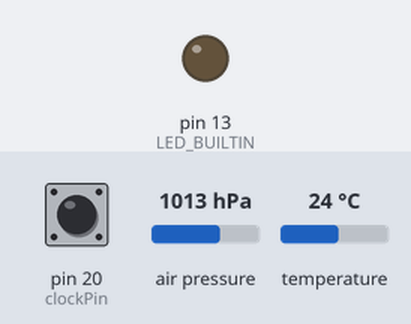
The sketch below on a simulated Arduino Mega 2560, built with avr-gcc and run on an emulated ATmega2560. Shown: output pins drawn as LEDs (lit = HIGH). Inputs (shaded band) come from the test bench; at power-on: pin 20 (clockPin) HIGH, air pressure 1013 hPa, temperature 24 °C. The local clock reads 2024-03-15 10:24:30 at power-on unless the sketch sets it; storage starts empty.

Above: at 30.3 s.
Timing chart, 0 to 31.8 s (numbered marks = the images above):
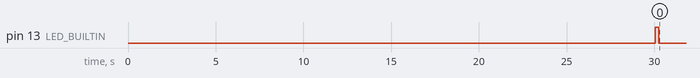

The sketch:

_2016-07-20_pressure_test_4.ino
```cpp
/* *************************************************************************
 *  Pressure Sensor Project
 *  Goal:   compare pressure readings under water to establish potential
 *          from one body of water to another
 *  Issues: sensors will be at bottom measuring water above - bottom can
 *          vary in depth which requires a different reference point
 */
#include <SD.h>
#include "RTClib.h"
#include <Adafruit_Sensor.h>
#include <Adafruit_BMP085_U.h>

// Set the pins used
#define cardSelect 4
#define VBATPIN A9

// Set the error codes
#define ERROR_NO_CD_CARD        3
#define ERROR_CANT_OPEN_FILE    4
#define ERROR_PRESSURE_READING  5
#define ERROR_PRESSURE_SENSOR   6
#define ERROR_RTC_FAIL          7

// Set the Device ID
#define DeviceID "00"

// Log interval in seconds and supporting counter
#define INTERVAL 2
long int interval = 0;

File logfile;
RTC_DS3231 rtc;
Adafruit_BMP085_Unified bmp = Adafruit_BMP085_Unified(10085);

int clockPin = 20;
int tick = LOW;
int lastTick = LOW;


// call back for file timestamps
void dateTime(uint16_t* date, uint16_t* time) {
  DateTime now = rtc.now();
  // return date using FAT_DATE macro to format fields
  *date = FAT_DATE(now.year(), now.month(), now.day());
  // return time using FAT_TIME macro to format fields
  *time = FAT_TIME(now.hour(), now.minute(), now.second());
}


// blink count times
void blink(uint8_t count) {
    uint8_t i;
    for (i=0; i<count; i++) {
      digitalWrite(LED_BUILTIN, HIGH);
      delay(200);
      digitalWrite(LED_BUILTIN, LOW);
      delay(200);
    }
}

// blink out an error code
void error(uint8_t errno) {
  while(1) {
    blink( errno );
    delay(2000);
  }
}

void logData() {
  DateTime now = rtc.now();
  int year = now.year();
  int month = now.month();
  int day = now.day();
  int hour = now.hour();
  int minute = now.minute();
  int second = now.second();

  String logentry;

  // Get a new sensor event
  sensors_event_t event;
  bmp.getEvent(&event);

  logentry = "{";

  // Log Device ID
  logentry += "\"id\": \"";
  logentry += DeviceID;
  logentry += "\", ";

  // Log DateTime
  logentry += "\"unixtime\": \"";
  logentry += now.unixtime();
  logentry += "\", ";

  // Log the Date
  logentry += "\"date\": \"";
  logentry += year;
  logentry += '-';
  if (month<10) logentry += '0';
  logentry += month;
  logentry += '-';
  if (day<10) logentry += '0';
  logentry += day;
  logentry += 'T';
  if (hour<10) logentry += '0';
  logentry += hour;
  logentry += ':';
  if (minute<10) logentry += '0';
  logentry += minute;
  logentry += ':';
  if (second<10) logentry += '0';
  logentry += second;
  logentry += "\", ";

  // Display the results (barometric pressure is measure in hPa)
  if (event.pressure)
  {
    // Log atmospheric pressue in hPa
    logentry += "\"hPa\": \"";
    logentry += event.pressure;
    logentry += "\", ";

    // Log the temperature in C
    float temperature;
    bmp.getTemperature(&temperature);
    logentry += "\"temp_C\": \"";
    logentry += temperature;
    logentry += "\", ";

    // Log the temperature in F
    logentry += "\"temp_F\": \"";
    logentry += temperature*(9.0/5.0)+32.0;
    logentry += "\", ";

    // Then convert the atmospheric pressure, and SLP to altitude
    // Update this next line with the current SLP for better results
    float seaLevelPressure = SENSORS_PRESSURE_SEALEVELHPA;
    logentry += "\"alt_m\": \"";
    logentry += bmp.pressureToAltitude(seaLevelPressure, event.pressure);
    logentry += "\", ";

  }
  else
  {
    Serial.print("Sensor error.");
    error( ERROR_PRESSURE_READING );
  }

  // Log battery voltage
  float measuredvbat = analogRead(VBATPIN);
  measuredvbat *= 2;    // we divided by 2, so multiply back
  measuredvbat *= 3.3;  // Multiply by 3.3V, our reference voltage
  measuredvbat /= 1024; // convert to voltage
  logentry += "\"volt\": \"";
  logentry += measuredvbat;
  logentry += "\"";

  logentry += "}";

  Serial.println( logentry );
  logfile.println( logentry );
  logfile.flush();

  blink(1);
}

void setup() {
//  Serial.begin(115200);
  Serial.println("\r\nAnalog logger test");
  pinMode(LED_BUILTIN, OUTPUT);

  // Initialise pressure sensor
  if(!bmp.begin())
  {
    Serial.print("Error, BMP180 not detected ... Check your wiring or I2C ADDR!");
    error( ERROR_PRESSURE_SENSOR );
  }

  // Initialize SD card
  if (!SD.begin(cardSelect)) {
    Serial.println("SD Card could not be initialized - please try re-inserting.");
    error( ERROR_NO_CD_CARD );
  }

  // Create a new log file on the SD card
  char filename[15];
  strcpy(filename, "ID00_V00.TXT");
  for (uint8_t i = 0; i < 100; i++) {
    filename[6] = '0' + i/10;
    filename[7] = '0' + i%10;
    // create if does not exist, do not open existing, write, sync after write
    if (! SD.exists(filename)) {
      break;
    }
  }

  // Confirm the real time clock is working
  if (!rtc.begin()) {
    Serial.println("RTC failed");
    error( ERROR_RTC_FAIL );
  };
  // RTC lost power, lets set the time
  if (rtc.lostPower()) {
    // following line sets the RTC to the date & time this sketch was compiled
    rtc.adjust(DateTime(F(__DATE__), F(__TIME__)));
  }
  // set date time callback function
  SdFile::dateTimeCallback(dateTime);

  // Open the new file
  logfile = SD.open(filename, FILE_WRITE);
  if( ! logfile ) {
    Serial.print("Couldnt create log file: ");
    Serial.println(filename);
    error( ERROR_CANT_OPEN_FILE );
  }
  Serial.print("Writing to log file: ");
  Serial.println(filename);

  // Set the clock pulse from the RTC
  pinMode(clockPin, INPUT_PULLUP);    // Set the switch pin as input
  rtc.writeSqwPinMode( DS3231_SquareWave1Hz );

  // Start logging on an even minute
  DateTime now = rtc.now();
  Serial.println( "Starting in ..." );
  bool wait = true;
  do {
    now = rtc.now();
    Serial.println( 60 - now.second() );
  } while( now.second() != 0 );

}

void loop() {

  tick = digitalRead(clockPin);   // read input value and store it in val
  if (lastTick == LOW) {
    if (tick == HIGH) {               // check if the button is pressed
      Serial.print("Interval: ");
      Serial.println(interval);
      if(interval <= 0) {
        interval = INTERVAL;
        logData();
      }
      interval -= 1;
    }
  }
  lastTick = tick;
}
```

Measured:
- by itself, pin 13 (LED_BUILTIN): LOW → HIGH at 30.0 s, → LOW 0.20 s later
